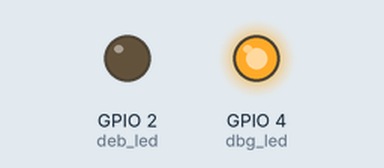
The program below on a simulated ESP32 board running MicroPython. Shown: output pins drawn as LEDs (lit = HIGH). At 0.0 s the program stops and its outputs stay as they are.

Above: at 0.1 s.
Timing chart, 0 to 1.5 s (numbered marks = the images above):
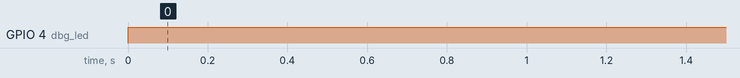

The program:

debug.py
```python
from machine import Pin

##################################
#      _      _
#   __| | ___| |__  _   _  __ _
#  / _` |/ _ \ '_ \| | | |/ _` |
# | (_| |  __/ |_) | |_| | (_| |
#  \__,_|\___|_.__/ \__,_|\__, |
#                         |___/
##################################

# debug led output
deb_led = Pin(2, Pin.OUT)

# PIN 4 debug LED (flash)
dbg_led = Pin(4, Pin.OUT)
dbg_led.value(1) # on testing
```

Measured:
- by itself, GPIO 4 (dbg_led): LOW → HIGH at 0.00 s
